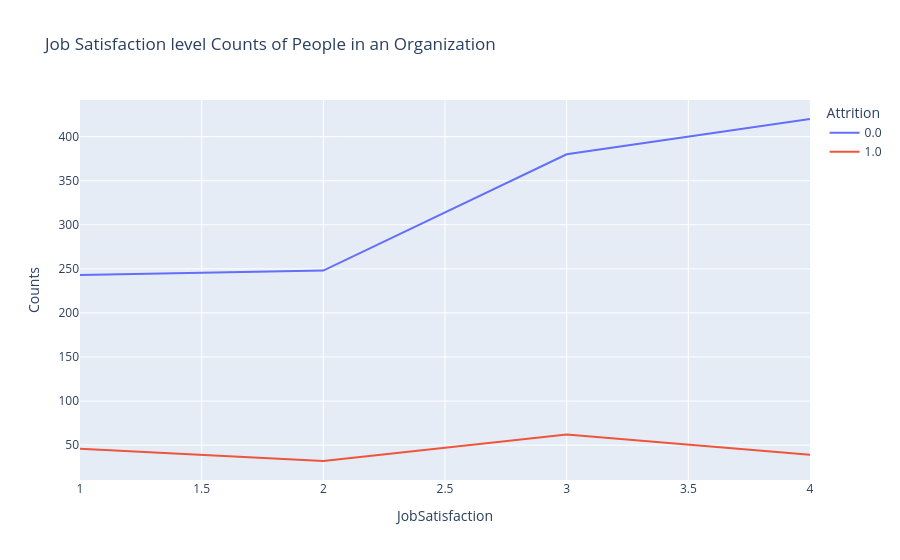

Notebook source saved alongside this figure:
### Code cell
# Analysis: Job Satisfaction on attrition

jsats_att=data.groupby(['JobSatisfaction','Attrition']).apply(lambda x:x['DailyRate'].count()).reset_index(name='Counts')
px.line(jsats_att,x='JobSatisfaction',y='Counts',color='Attrition',title='Job Satisfaction level Counts of People in an Organization')

### Figure 1 — Plotly figure (JSON) as saved in the notebook; plotly's stock layout.template omitted (floating-point values rounded to 4 significant figures)
{"data": [{"hovertemplate": "Attrition=0.0<br>JobSatisfaction=%{x}<br>Counts=%{y}<extra></extra>", "legendgroup": "0.0", "line": {"color": "#636efa", "dash": "solid"}, "marker": {"symbol": "circle"}, "mode": "lines", "name": "0.0", "orientation": "v", "showlegend": true, "type": "scatter", "x": [1, 2, 3, 4], "xaxis": "x", "y": [243, 248, 380, 420], "yaxis": "y"}, {"hovertemplate": "Attrition=1.0<br>JobSatisfaction=%{x}<br>Counts=%{y}<extra></extra>", "legendgroup": "1.0", "line": {"color": "#EF553B", "dash": "solid"}, "marker": {"symbol": "circle"}, "mode": "lines", "name": "1.0", "orientation": "v", "showlegend": true, "type": "scatter", "x": [1, 2, 3, 4], "xaxis": "x", "y": [46, 32, 62, 39], "yaxis": "y"}], "layout": {"legend": {"title": {"text": "Attrition"}, "tracegroupgap": 0}, "title": {"text": "Job Satisfaction level Counts of People in an Organization"}, "xaxis": {"anchor": "y", "domain": [0, 1], "title": {"text": "JobSatisfaction"}}, "yaxis": {"anchor": "x", "domain": [0, 1], "title": {"text": "Counts"}}}}
